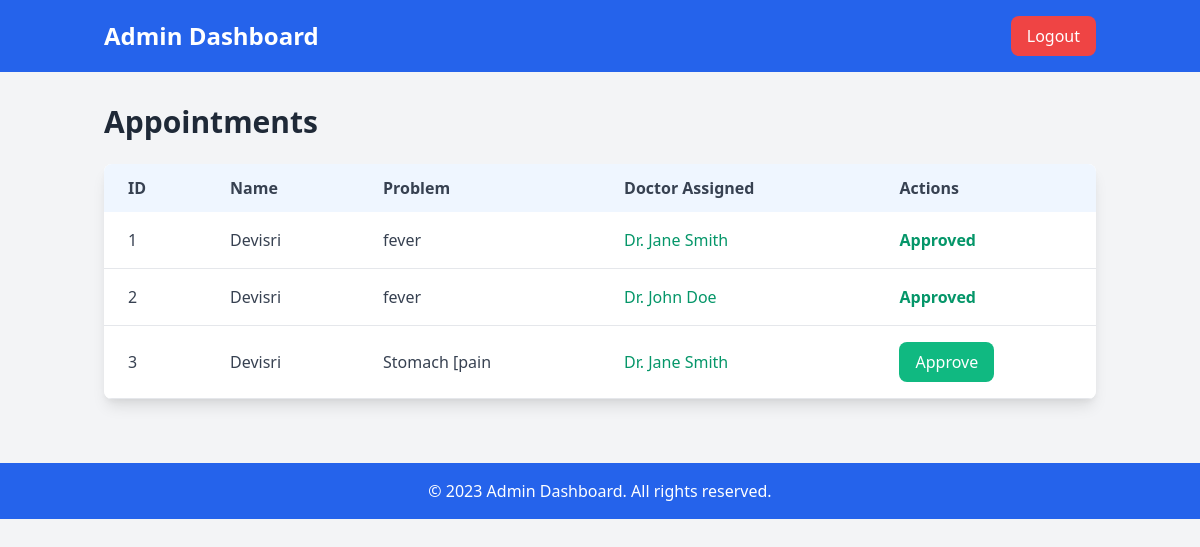
Screenshot of /admin_dashboard (signed in) with the database file from the repository.
### Appoinment/app.py (models this page shows)
class Appointment(db.Model):
    id = db.Column(db.Integer, primary_key=True)
    user_id = db.Column(db.Integer, db.ForeignKey('user.id'))
    name = db.Column(db.String(100))
    age = db.Column(db.Integer)
    problem = db.Column(db.String(200))
    location = db.Column(db.String(100))
    history = db.Column(db.String(200))
    doctor_assigned = db.Column(db.String(100), default="Not Assigned")
    status = db.Column(db.String(50), default="Pending")
    date = db.Column(db.String(20), default=datetime.now().strftime("%Y-%m-%d"))

### Appoinment/app.py (the view)
@app.route('/admin_dashboard')
def admin_dashboard():
    if 'admin_logged_in' not in session:
        return redirect(url_for('admin'))
    appointments = Appointment.query.all()
    return render_template('admin_dashboard.html', appointments=appointments)

### Appoinment/templates/admin_dashboard.html (shortened to what this page needs)
<!DOCTYPE html>
<html lang="en">
<head>
    <link href="https://cdn.jsdelivr.net/npm/tailwindcss@2.2.19/dist/tailwind.min.css" rel="stylesheet">
    <link rel="stylesheet" href="https://cdnjs.cloudflare.com/ajax/libs/animate.css/4.1.1/animate.min.css">
</head>
<body class="bg-gray-100">
    <header class="bg-blue-600 text-white py-4">
        <div class="container mx-auto flex justify-between items-center px-4">
            <h1 class="text-2xl font-bold">Admin Dashboard</h1>
            <a href="/logout" class="bg-red-500 hover:bg-red-600 text-white px-4 py-2 rounded-lg transition duration-300">Logout</a>
        </div>
    </header>
    <main class="container mx-auto px-4 py-8">
        <h2 class="text-3xl font-bold mb-6 text-gray-800">Appointments</h2>
        <div class="overflow-x-auto bg-white rounded-lg shadow-lg">
            <table class="min-w-full bg-white">
                <thead class="bg-blue-50">
                    <tr>
                        <th class="py-3 px-6 text-left text-gray-700 font-bold">ID</th>
                        <th class="py-3 px-6 text-left text-gray-700 font-bold">Name</th>
                        <th class="py-3 px-6 text-left text-gray-700 font-bold">Problem</th>
                        <th class="py-3 px-6 text-left text-gray-700 font-bold">Doctor Assigned</th>
                        <th class="py-3 px-6 text-left text-gray-700 font-bold">Actions</th>
                    </tr>
                </thead>
                <tbody>
                    {% for appointment in appointments %}
                    <tr class="appointment-row border-b border-gray-200 hover:bg-blue-50 transition duration-300">
                        <td class="py-4 px-6 text-gray-700">{{ appointment.id }}</td>
                        <td class="py-4 px-6 text-gray-700">{{ appointment.name }}</td>
                        <td class="py-4 px-6 text-gray-700">{{ appointment.problem }}</td>
                        <td class="py-4 px-6 text-gray-700">
                            {% if appointment.doctor_assigned == "Not Assigned" %}
                            <span class="text-red-500">Not Assigned</span>
                            {% else %}
                            <span class="text-green-600">Dr. {{ appointment.doctor_assigned }}</span>
                            {% endif %}
                        </td>
                        <td class="py-4 px-6 flex space-x-2">
                            {% if appointment.status != "Approved" %}
                            <form action="/approve_appointment/{{ appointment.id }}" method="post">
                                <button type="submit" class="bg-green-500 hover:bg-green-600 text-white px-4 py-2 rounded-lg transition duration-300">Approve</button>
                            </form>
                            {% else %}
                            <span class="text-green-600 font-semibold">Approved</span>
                            {% endif %}
                        </td>
                    </tr>
                    {% endfor %}
                </tbody>
            </table>
        </div>
    </main>
    <footer class="bg-blue-600 text-white py-4 mt-8">
        <div class="container mx-auto text-center">
            <p>&copy; 2023 Admin Dashboard. All rights reserved.</p>
        </div>
    </footer>
</body>
</html>

### rows the page displays
Appointment: id "1", name "Devisri", problem "fever", doctor_assigned "Jane Smith", status "Approved"
Appointment: id "2", name "Devisri", problem "fever", doctor_assigned "John Doe", status "Approved"
Appointment: id "3", name "Devisri", problem "Stomach [pain", doctor_assigned "Jane Smith"
